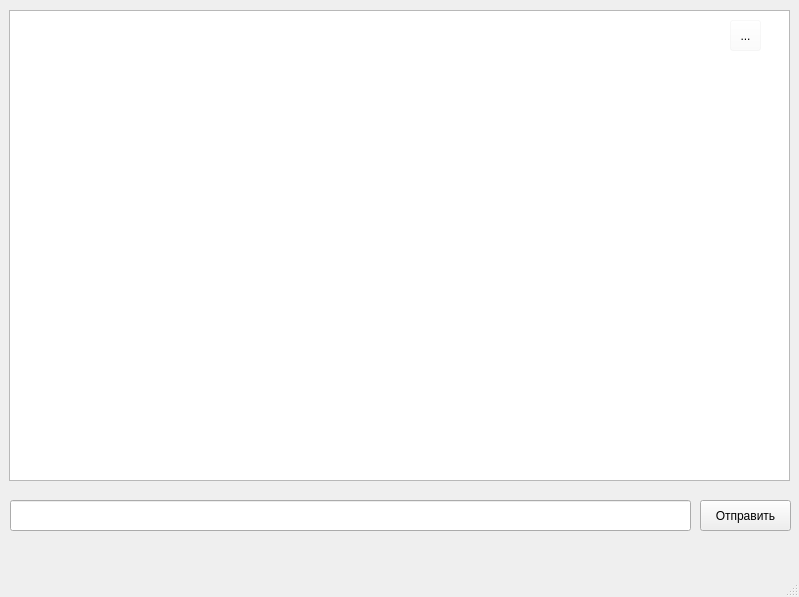
<?xml version="1.0" encoding="UTF-8"?>
<ui version="4.0">
 <class>MainWindow</class>
 <widget class="QMainWindow" name="MainWindow">
  <property name="geometry">
   <rect>
    <x>0</x>
    <y>0</y>
    <width>799</width>
    <height>597</height>
   </rect>
  </property>
  <property name="minimumSize">
   <size>
    <width>799</width>
    <height>597</height>
   </size>
  </property>
  <property name="maximumSize">
   <size>
    <width>799</width>
    <height>597</height>
   </size>
  </property>
  <property name="windowTitle">
   <string>RCON</string>
  </property>
  <property name="windowIcon">
   <iconset>
    <normaloff>../images/main_icon.ico</normaloff>../images/main_icon.ico</iconset>
  </property>
  <property name="locale">
   <locale language="Russian" country="Russia"/>
  </property>
  <widget class="QWidget" name="centralwidget">
   <widget class="QLineEdit" name="lineEdit">
    <property name="geometry">
     <rect>
      <x>10</x>
      <y>500</y>
      <width>681</width>
      <height>31</height>
     </rect>
    </property>
    <property name="cursor">
     <cursorShape>IBeamCursor</cursorShape>
    </property>
   </widget>
   <widget class="QPushButton" name="pushButton">
    <property name="geometry">
     <rect>
      <x>700</x>
      <y>500</y>
      <width>91</width>
      <height>31</height>
     </rect>
    </property>
    <property name="font">
     <font>
      <pointsize>9</pointsize>
     </font>
    </property>
    <property name="text">
     <string>Отправить</string>
    </property>
   </widget>
   <widget class="QTextBrowser" name="textbrowser">
    <property name="geometry">
     <rect>
      <x>9</x>
      <y>10</y>
      <width>781</width>
      <height>471</height>
     </rect>
    </property>
    <property name="cursor" stdset="0">
     <cursorShape>IBeamCursor</cursorShape>
    </property>
   </widget>
   <widget class="QToolButton" name="toolButton">
    <property name="geometry">
     <rect>
      <x>730</x>
      <y>20</y>
      <width>31</width>
      <height>31</height>
     </rect>
    </property>
    <property name="cursor">
     <cursorShape>PointingHandCursor</cursorShape>
    </property>
    <property name="autoFillBackground">
     <bool>false</bool>
    </property>
    <property name="styleSheet">
     <string notr="true">background-color: rgb(255, 255, 255, 10%);</string>
    </property>
    <property name="text">
     <string>...</string>
    </property>
    <property name="autoRaise">
     <bool>false</bool>
    </property>
   </widget>
  </widget>
  <widget class="QMenuBar" name="menubar">
   <property name="geometry">
    <rect>
     <x>0</x>
     <y>0</y>
     <width>799</width>
     <height>34</height>
    </rect>
   </property>
  </widget>
  <widget class="QStatusBar" name="statusbar"/>
  <action name="actionEN">
   <property name="text">
    <string>EN</string>
   </property>
  </action>
  <action name="actionRU">
   <property name="text">
    <string>RU</string>
   </property>
  </action>
 </widget>
 <resources/>
 <connections/>
</ui>
